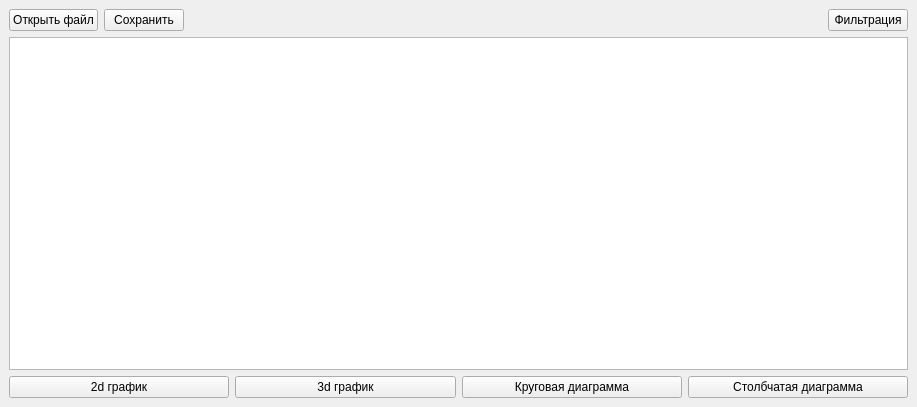
<?xml version="1.0" encoding="UTF-8"?>
<ui version="4.0">
 <class>MainWindow</class>
 <widget class="QMainWindow" name="MainWindow">
  <property name="geometry">
   <rect>
    <x>0</x>
    <y>0</y>
    <width>917</width>
    <height>407</height>
   </rect>
  </property>
  <property name="minimumSize">
   <size>
    <width>748</width>
    <height>0</height>
   </size>
  </property>
  <property name="cursor">
   <cursorShape>ArrowCursor</cursorShape>
  </property>
  <property name="windowTitle">
   <string>MainWindow</string>
  </property>
  <property name="iconSize">
   <size>
    <width>24</width>
    <height>24</height>
   </size>
  </property>
  <widget class="QWidget" name="centralwidget">
   <layout class="QVBoxLayout" name="verticalLayout">
    <item>
     <layout class="QHBoxLayout" name="horizontalLayout_2">
      <item>
       <widget class="QPushButton" name="Filtrs_2">
        <property name="enabled">
         <bool>true</bool>
        </property>
        <property name="cursor">
         <cursorShape>ArrowCursor</cursorShape>
        </property>
        <property name="focusPolicy">
         <enum>Qt::StrongFocus</enum>
        </property>
        <property name="contextMenuPolicy">
         <enum>Qt::DefaultContextMenu</enum>
        </property>
        <property name="acceptDrops">
         <bool>false</bool>
        </property>
        <property name="toolTip">
         <string>&lt;!DOCTYPE HTML PUBLIC &quot;-//W3C//DTD HTML 4.0//EN&quot; &quot;http://www.w3.org/TR/REC-html40/strict.dtd&quot;&gt;
&lt;html&gt;&lt;head&gt;&lt;meta name=&quot;qrichtext&quot; content=&quot;1&quot; /&gt;&lt;style type=&quot;text/css&quot;&gt;
p, li { white-space: pre-wrap; }
&lt;/style&gt;&lt;/head&gt;&lt;body style=&quot; font-family:'MS Shell Dlg 2'; font-size:8pt; font-weight:400; font-style:normal;&quot;&gt;
&lt;p style=&quot;-qt-paragraph-type:empty; margin-top:12px; margin-bottom:12px; margin-left:0px; margin-right:0px; -qt-block-indent:0; text-indent:0px;&quot;&gt;&lt;br /&gt;&lt;/p&gt;&lt;/body&gt;&lt;/html&gt;</string>
        </property>
        <property name="whatsThis">
         <string>&lt;html&gt;&lt;head/&gt;&lt;body&gt;&lt;p align=&quot;justify&quot;&gt;&lt;br/&gt;&lt;/p&gt;&lt;/body&gt;&lt;/html&gt;</string>
        </property>
        <property name="styleSheet">
         <string notr="true">font: 10pt &quot;Microsoft PhagsPa&quot;;</string>
        </property>
        <property name="text">
         <string>Открыть файл</string>
        </property>
       </widget>
      </item>
      <item>
       <widget class="QPushButton" name="Filtrs_5">
        <property name="cursor">
         <cursorShape>ArrowCursor</cursorShape>
        </property>
        <property name="focusPolicy">
         <enum>Qt::NoFocus</enum>
        </property>
        <property name="acceptDrops">
         <bool>false</bool>
        </property>
        <property name="toolTip">
         <string>&lt;!DOCTYPE HTML PUBLIC &quot;-//W3C//DTD HTML 4.0//EN&quot; &quot;http://www.w3.org/TR/REC-html40/strict.dtd&quot;&gt;
&lt;html&gt;&lt;head&gt;&lt;meta name=&quot;qrichtext&quot; content=&quot;1&quot; /&gt;&lt;style type=&quot;text/css&quot;&gt;
p, li { white-space: pre-wrap; }
&lt;/style&gt;&lt;/head&gt;&lt;body style=&quot; font-family:'MS Shell Dlg 2'; font-size:8pt; font-weight:400; font-style:normal;&quot;&gt;
&lt;p style=&quot;-qt-paragraph-type:empty; margin-top:12px; margin-bottom:12px; margin-left:0px; margin-right:0px; -qt-block-indent:0; text-indent:0px;&quot;&gt;&lt;br /&gt;&lt;/p&gt;&lt;/body&gt;&lt;/html&gt;</string>
        </property>
        <property name="styleSheet">
         <string notr="true">font: 10pt &quot;Microsoft PhagsPa&quot;;</string>
        </property>
        <property name="text">
         <string>Сохранить</string>
        </property>
       </widget>
      </item>
      <item>
       <spacer name="horizontalSpacer">
        <property name="orientation">
         <enum>Qt::Horizontal</enum>
        </property>
        <property name="sizeHint" stdset="0">
         <size>
          <width>40</width>
          <height>20</height>
         </size>
        </property>
       </spacer>
      </item>
      <item>
       <widget class="QPushButton" name="Filtrs">
        <property name="cursor">
         <cursorShape>ArrowCursor</cursorShape>
        </property>
        <property name="acceptDrops">
         <bool>false</bool>
        </property>
        <property name="toolTip">
         <string>&lt;!DOCTYPE HTML PUBLIC &quot;-//W3C//DTD HTML 4.0//EN&quot; &quot;http://www.w3.org/TR/REC-html40/strict.dtd&quot;&gt;
&lt;html&gt;&lt;head&gt;&lt;meta name=&quot;qrichtext&quot; content=&quot;1&quot; /&gt;&lt;style type=&quot;text/css&quot;&gt;
p, li { white-space: pre-wrap; }
&lt;/style&gt;&lt;/head&gt;&lt;body style=&quot; font-family:'MS Shell Dlg 2'; font-size:8pt; font-weight:400; font-style:normal;&quot;&gt;
&lt;p style=&quot;-qt-paragraph-type:empty; margin-top:12px; margin-bottom:12px; margin-left:0px; margin-right:0px; -qt-block-indent:0; text-indent:0px;&quot;&gt;&lt;br /&gt;&lt;/p&gt;&lt;/body&gt;&lt;/html&gt;</string>
        </property>
        <property name="styleSheet">
         <string notr="true">font: 10pt &quot;Microsoft PhagsPa&quot;;</string>
        </property>
        <property name="text">
         <string>Фильтрация</string>
        </property>
       </widget>
      </item>
     </layout>
    </item>
    <item>
     <widget class="QTableWidget" name="tableWidget"/>
    </item>
    <item>
     <layout class="QHBoxLayout" name="horizontalLayout">
      <item>
       <widget class="QPushButton" name="Filtrs_8">
        <property name="cursor">
         <cursorShape>ArrowCursor</cursorShape>
        </property>
        <property name="acceptDrops">
         <bool>false</bool>
        </property>
        <property name="toolTip">
         <string>&lt;!DOCTYPE HTML PUBLIC &quot;-//W3C//DTD HTML 4.0//EN&quot; &quot;http://www.w3.org/TR/REC-html40/strict.dtd&quot;&gt;
&lt;html&gt;&lt;head&gt;&lt;meta name=&quot;qrichtext&quot; content=&quot;1&quot; /&gt;&lt;style type=&quot;text/css&quot;&gt;
p, li { white-space: pre-wrap; }
&lt;/style&gt;&lt;/head&gt;&lt;body style=&quot; font-family:'MS Shell Dlg 2'; font-size:8pt; font-weight:400; font-style:normal;&quot;&gt;
&lt;p style=&quot;-qt-paragraph-type:empty; margin-top:12px; margin-bottom:12px; margin-left:0px; margin-right:0px; -qt-block-indent:0; text-indent:0px;&quot;&gt;&lt;br /&gt;&lt;/p&gt;&lt;/body&gt;&lt;/html&gt;</string>
        </property>
        <property name="styleSheet">
         <string notr="true">font: 10pt &quot;Microsoft PhagsPa&quot;;</string>
        </property>
        <property name="text">
         <string>2d график</string>
        </property>
       </widget>
      </item>
      <item>
       <widget class="QPushButton" name="Filtrs_4">
        <property name="cursor">
         <cursorShape>ArrowCursor</cursorShape>
        </property>
        <property name="acceptDrops">
         <bool>false</bool>
        </property>
        <property name="toolTip">
         <string>&lt;!DOCTYPE HTML PUBLIC &quot;-//W3C//DTD HTML 4.0//EN&quot; &quot;http://www.w3.org/TR/REC-html40/strict.dtd&quot;&gt;
&lt;html&gt;&lt;head&gt;&lt;meta name=&quot;qrichtext&quot; content=&quot;1&quot; /&gt;&lt;style type=&quot;text/css&quot;&gt;
p, li { white-space: pre-wrap; }
&lt;/style&gt;&lt;/head&gt;&lt;body style=&quot; font-family:'Microsoft PhagsPa'; font-size:10pt; font-weight:400; font-style:normal;&quot;&gt;
&lt;p style=&quot;-qt-paragraph-type:empty; margin-top:12px; margin-bottom:12px; margin-left:0px; margin-right:0px; -qt-block-indent:0; text-indent:0px;&quot;&gt;&lt;br /&gt;&lt;/p&gt;&lt;/body&gt;&lt;/html&gt;</string>
        </property>
        <property name="whatsThis">
         <string>&lt;html&gt;&lt;head/&gt;&lt;body&gt;&lt;p&gt;&lt;br/&gt;&lt;/p&gt;&lt;/body&gt;&lt;/html&gt;</string>
        </property>
        <property name="styleSheet">
         <string notr="true">font: 10pt &quot;Microsoft PhagsPa&quot;;</string>
        </property>
        <property name="text">
         <string>3d график</string>
        </property>
       </widget>
      </item>
      <item>
       <widget class="QPushButton" name="Filtrs_6">
        <property name="cursor">
         <cursorShape>ArrowCursor</cursorShape>
        </property>
        <property name="focusPolicy">
         <enum>Qt::StrongFocus</enum>
        </property>
        <property name="acceptDrops">
         <bool>false</bool>
        </property>
        <property name="toolTip">
         <string>&lt;!DOCTYPE HTML PUBLIC &quot;-//W3C//DTD HTML 4.0//EN&quot; &quot;http://www.w3.org/TR/REC-html40/strict.dtd&quot;&gt;
&lt;html&gt;&lt;head&gt;&lt;meta name=&quot;qrichtext&quot; content=&quot;1&quot; /&gt;&lt;style type=&quot;text/css&quot;&gt;
p, li { white-space: pre-wrap; }
&lt;/style&gt;&lt;/head&gt;&lt;body style=&quot; font-family:'MS Shell Dlg 2'; font-size:8pt; font-weight:400; font-style:normal;&quot;&gt;
&lt;p style=&quot;-qt-paragraph-type:empty; margin-top:12px; margin-bottom:12px; margin-left:0px; margin-right:0px; -qt-block-indent:0; text-indent:0px;&quot;&gt;&lt;br /&gt;&lt;/p&gt;&lt;/body&gt;&lt;/html&gt;</string>
        </property>
        <property name="styleSheet">
         <string notr="true">font: 10pt &quot;Microsoft PhagsPa&quot;;</string>
        </property>
        <property name="text">
         <string>Круговая диаграмма</string>
        </property>
       </widget>
      </item>
      <item>
       <widget class="QPushButton" name="Filtrs_7">
        <property name="cursor">
         <cursorShape>ArrowCursor</cursorShape>
        </property>
        <property name="acceptDrops">
         <bool>false</bool>
        </property>
        <property name="toolTip">
         <string>&lt;!DOCTYPE HTML PUBLIC &quot;-//W3C//DTD HTML 4.0//EN&quot; &quot;http://www.w3.org/TR/REC-html40/strict.dtd&quot;&gt;
&lt;html&gt;&lt;head&gt;&lt;meta name=&quot;qrichtext&quot; content=&quot;1&quot; /&gt;&lt;style type=&quot;text/css&quot;&gt;
p, li { white-space: pre-wrap; }
&lt;/style&gt;&lt;/head&gt;&lt;body style=&quot; font-family:'MS Shell Dlg 2'; font-size:8pt; font-weight:400; font-style:normal;&quot;&gt;
&lt;p style=&quot;-qt-paragraph-type:empty; margin-top:12px; margin-bottom:12px; margin-left:0px; margin-right:0px; -qt-block-indent:0; text-indent:0px;&quot;&gt;&lt;br /&gt;&lt;/p&gt;&lt;/body&gt;&lt;/html&gt;</string>
        </property>
        <property name="styleSheet">
         <string notr="true">font: 10pt &quot;Microsoft PhagsPa&quot;;</string>
        </property>
        <property name="text">
         <string>Столбчатая диаграмма</string>
        </property>
       </widget>
      </item>
     </layout>
    </item>
   </layout>
  </widget>
 </widget>
 <resources/>
 <connections/>
</ui>
